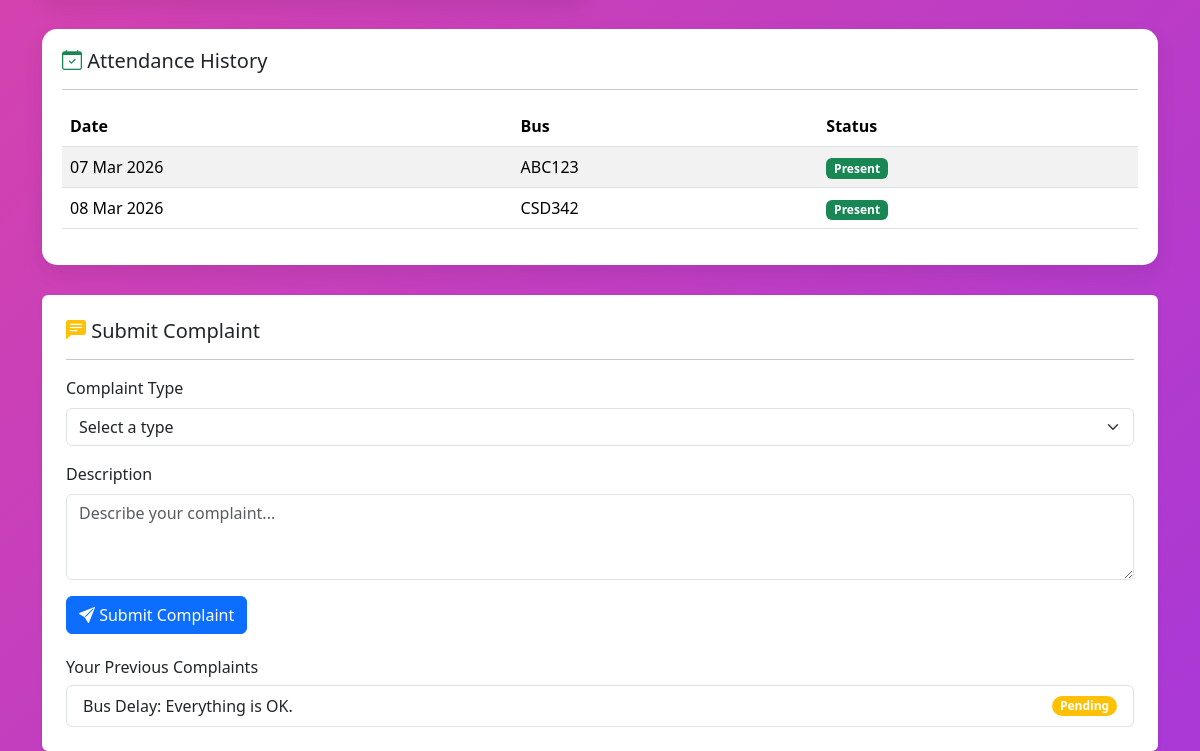
/student-dashboard/ (signed in, lower part), run on an earlier commit of the app's database.
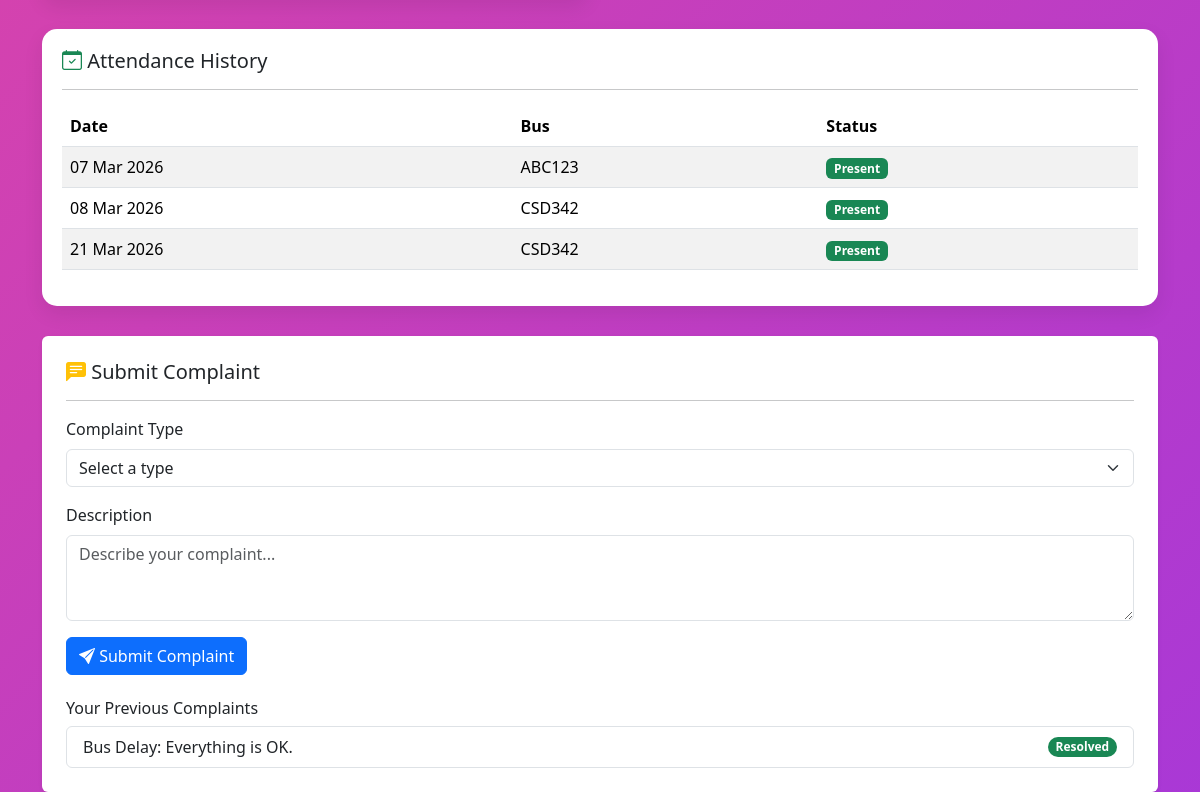
And on a later commit of the database.
### service/models.py (models this page shows, shortened)
class Attendance(models.Model):
    student = models.ForeignKey(Student, on_delete=models.CASCADE)
    bus = models.ForeignKey(Bus, on_delete=models.CASCADE)
    attendance_date = models.DateTimeField(auto_now_add=True)
    is_present = models.BooleanField(default=False)

class Bus(models.Model):
    route = models.ForeignKey(Route, on_delete=models.CASCADE)
    bus_number = models.CharField(max_length=20)
    capacity = models.IntegerField()
    is_active = models.BooleanField(default=True)

class Complaint(models.Model):
    STATUS_CHOICES = [
        ('pending', 'Pending'),
        ('resolved', 'Resolved'),
        ('rejected', 'Rejected'),
    ]
    student = models.ForeignKey(Student, on_delete=models.CASCADE)
    message = models.TextField()
    status = models.CharField(max_length=10, choices=STATUS_CHOICES, default='pending')

### service/views.py (the view, shortened to what this page needs)
# urls.py: path('student-dashboard/', views.student_dashboard, name='student_dashboard'),
def student_dashboard(request):
    profile = AccountProfile.objects.get(user=request.user)
    if profile.role != "student":
        return HttpResponseBadRequest("Access denied")
    student = Student.objects.get(user=request.user)
    route = student.route
    announcements = Announcement.objects.all()
    bus = Bus.objects.filter(route=route).first()
    attendance = Attendance.objects.filter(student=student)
    total_rides = attendance.count()
    present_rides = attendance.filter(is_present=True).count()
    absent_rides = total_rides - present_rides
    per = (present_rides / total_rides * 100) if total_rides > 0 else 0
    driver = Driver.objects.filter(assigned_bus=bus).first()
    driver_name = driver.user.get_full_name() if driver else "Not Assigned"
    complaints = Complaint.objects.filter(student=student).order_by("-id")
    context = {
        "student": student,
        "route": route,
        "announcements": announcements,
        "bus": bus,
        "driver_name": driver_name,
        "complaints": complaints,
        "total_rides": total_rides,
        "present_rides": present_rides,
        "absent_rides": absent_rides,
        "per": round(per, 2),
        "attendance": attendance
    }
    return render(request, "student_dashboard.html", context)

### service/models.py (called while the page is built)
    def __str__(self):
        return f"{self.route_name} ({self.start_location} → {self.end_location})"

### templates/student_dashboard.html (shortened to what this page needs)
{% load static %}
<!DOCTYPE html>
<html lang="en">
<head>
<link href="https://cdn.jsdelivr.net/npm/bootstrap@5.3.3/dist/css/bootstrap.min.css" rel="stylesheet">
<link rel="stylesheet" href="https://cdn.jsdelivr.net/npm/bootstrap-icons@1.11.3/font/bootstrap-icons.css">
</head>
<body>
<div class="container section">
<div class="dashboard-card">
<h5>
<i class="bi bi-calendar-check text-success"></i>
Attendance History
</h5>
<hr>
<table class="table table-striped">
<thead>
<tr>
<th>Date</th>
<th>Bus</th>
<th>Status</th>
</tr>
</thead>
<tbody>
{% for record in attendance %}
<tr>
<td>{{ record.attendance_date|date:"d M Y" }}</td>
<td>{{ record.bus.bus_number }}</td>
<td>
{% if record.is_present %}
<span class="badge bg-success">Present</span>
{% else %}
<span class="badge bg-danger">Absent</span>
{% endif %}
</td>
</tr>
{% empty %}
<tr>
<td colspan="3" class="text-center">
No attendance recorded yet
</td>
</tr>
{% endfor %}
</tbody>
</table>
</div>
</div>
<div class="container section">
  <div class="dashboard-card p-4 shadow-sm rounded">
    <h5><i class="bi bi-chat-left-text-fill text-warning"></i> Submit Complaint</h5>
    <hr>
    <form method="POST">
      <div class="mb-3">
        <label class="form-label">Complaint Type</label>
        <select class="form-select" name="complaint_type" required>
          <option value="" disabled selected>Select a type</option>
        </select>
      </div>
      <div class="mb-3">
        <label class="form-label">Description</label>
        <textarea class="form-control" name="message" rows="3" placeholder="Describe your complaint..." required></textarea>
      </div>
      <button type="submit" class="btn btn-primary">
        <i class="bi bi-send-fill"></i> Submit Complaint
      </button>
    </form>
    <div class="mt-4">
      <h6>Your Previous Complaints</h6>
      <ul class="list-group">
        {% for c in complaints %}
          <li class="list-group-item d-flex justify-content-between align-items-center">
            {{ c.message|truncatewords:10 }}
            {% if c.status == 'resolved' %}
              <span class="badge bg-success rounded-pill">Resolved</span>
            {% else %}
              <span class="badge bg-warning rounded-pill">Pending</span>
            {% endif %}
          </li>
        {% empty %}
          <li class="list-group-item">No complaints submitted yet.</li>
        {% endfor %}
      </ul>
    </div>
  </div>
</div>
</body>
</html>

What changed in the data, as far as the page shows it:
added Attendance: attendance_date "21 Mar 2026", bus.bus_number "CSD342", is_present "Present"
changed Complaint "Bus Delay: Everything is OK.": status "Pending" → "Resolved"
